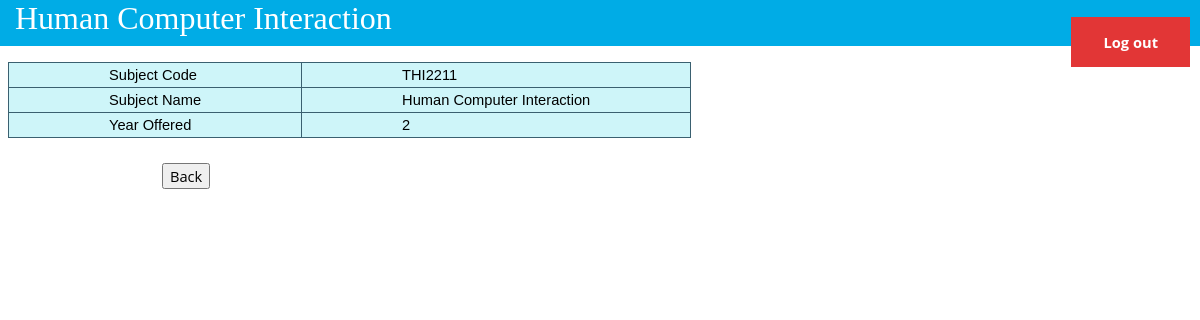
/subject_info.php?subject=THI2211&path=index (signed in), run on the app's committed database.
### tables this page shows
CREATE TABLE `subject` (
  `ID` varchar(7) NOT NULL,
  `Name` varchar(50) NOT NULL,
  `YearOffered` int(1) NOT NULL
);

### subject_info.php (the view, shortened to what this page needs)
<!DOCTYPE html>
<html>
  <head>
    <link rel="stylesheet" type="text/css" href="beauty.css">
  </head>
  <body>
    <?php
      include './database_conn.php';
      $subject = $_GET['subject'];
      $path = $_GET['path'];
      $sth = $database->prepare("SELECT * FROM subject WHERE ID='$subject' LIMIT 1;");
      $sth->execute();
      $sth->bind_result($SubjectID,$SubjectName,$SubjectYear);
      if ($sth->fetch())
        print("<div class='top'>
                 <h class='title'>$SubjectName</h>
                 <input type='button' class='logout topRight' onclick=window.location='./logout.php' value='Log out'>
              </div>
              <br><br><br>
              <table class='table1'>
                <tr><td>Subject Code</td> <td>$SubjectID</td></tr>
                <tr><td>Subject Name</td> <td>$SubjectName</td></tr>
                <tr><td>Year Offered</td> <td>$SubjectYear</td><tr>
              </table>
              <br>
              <input type='button' value='Back' onclick=window.location='./$path.php'>");
    ?>
  </body>
</html>

### beauty.css (style rules this page uses)
.top { top: 0; left: 0; width: 100%; height: 2.9em; position: fixed; background-color: #00ace6; }
.title { font-family: Tahoma; font-size: 2em; color: #fff; padding: 5px 10px 5px 15px; }
.table1, td, th { border: solid 1px #3a6070; border-collapse: collapse; font-family:Arial,sans-serif; font-size: 11pt; }
.table1 td { padding: 4px 100px; background-color: #cef5f9; }
input[type="button"] { margin-top: 5pt; margin-left: 13%; font-size: 11pt;; font-family: 'Open Sans', sans-serif; }
.logout { background: rgba(226,54,54,1); border: none; color: white; padding: 15px 32px; font-family: Arial; font-size: 16px; font-weight: bold; text-align: center; cursor: pointer; }
.topRight { position: fixed; top: 10px; right: 10px; }

### data on the page
subject: Name "Human Computer Interaction", ID "THI2211", YearOffered "2"
